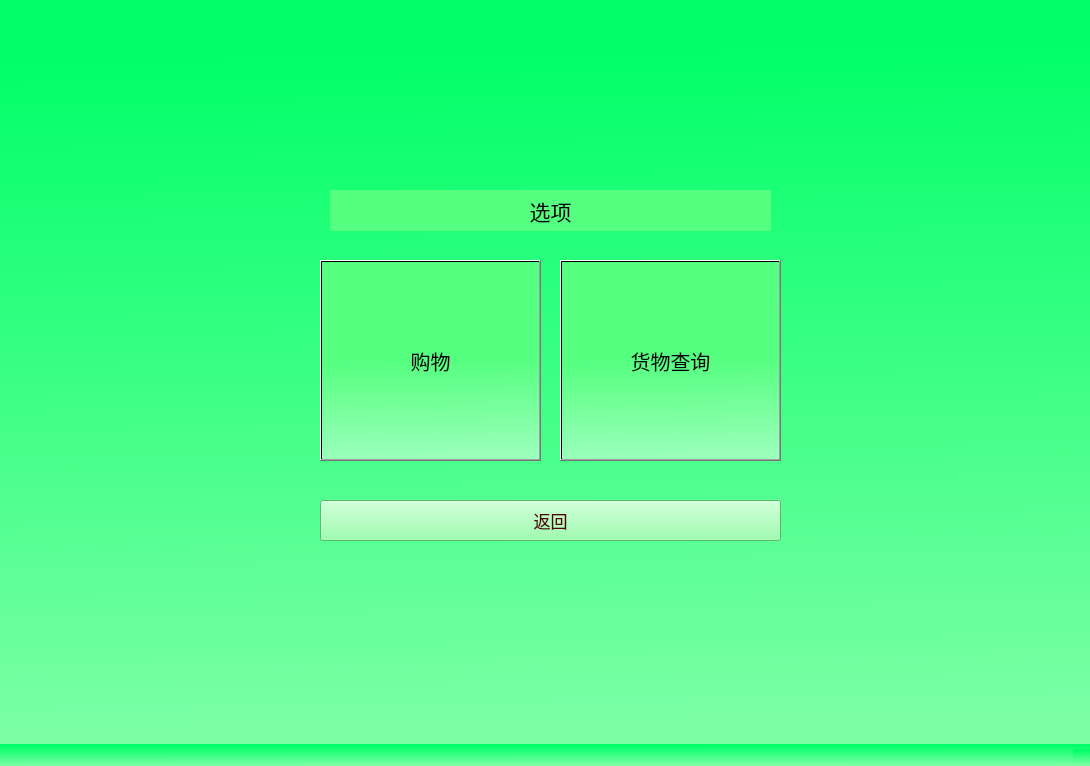
<?xml version="1.0" encoding="UTF-8"?>
<ui version="4.0">
 <class>StaffWindow</class>
 <widget class="QMainWindow" name="StaffWindow">
  <property name="geometry">
   <rect>
    <x>0</x>
    <y>0</y>
    <width>1090</width>
    <height>766</height>
   </rect>
  </property>
  <property name="font">
   <font>
    <pointsize>10</pointsize>
   </font>
  </property>
  <property name="windowTitle">
   <string>MainWindow</string>
  </property>
  <property name="styleSheet">
   <string notr="true">background-color:
qlineargradient(spread:pad, x1:0.502, y1:0.0611111, x2:0.527155, y2:1, stop:0 rgba(0, 255, 104, 255), stop:0.971014 rgba(123, 255, 165, 255))
</string>
  </property>
  <widget class="QWidget" name="centralwidget">
   <widget class="QPushButton" name="inquireButtnon">
    <property name="geometry">
     <rect>
      <x>560</x>
      <y>260</y>
      <width>221</width>
      <height>201</height>
     </rect>
    </property>
    <property name="font">
     <font>
      <family>思源宋体 CN</family>
      <pointsize>15</pointsize>
     </font>
    </property>
    <property name="styleSheet">
     <string notr="true">background-color: qlineargradient(spread:pad, x1:0.483, y1:0, x2:0.502, y2:0.994318, stop:0.502415 rgba(85, 255, 127, 255), stop:1 rgba(155, 255, 188, 255));</string>
    </property>
    <property name="text">
     <string>货物查询</string>
    </property>
   </widget>
   <widget class="QPushButton" name="shoppingButton">
    <property name="geometry">
     <rect>
      <x>320</x>
      <y>260</y>
      <width>221</width>
      <height>201</height>
     </rect>
    </property>
    <property name="font">
     <font>
      <family>思源宋体 CN</family>
      <pointsize>15</pointsize>
     </font>
    </property>
    <property name="styleSheet">
     <string notr="true">background-color: qlineargradient(spread:pad, x1:0.483, y1:0, x2:0.502, y2:0.994318, stop:0.502415 rgba(85, 255, 127, 255), stop:1 rgba(155, 255, 188, 255));</string>
    </property>
    <property name="text">
     <string>购物</string>
    </property>
   </widget>
   <widget class="QLabel" name="label">
    <property name="geometry">
     <rect>
      <x>330</x>
      <y>190</y>
      <width>441</width>
      <height>41</height>
     </rect>
    </property>
    <property name="font">
     <font>
      <family>思源黑体 CN</family>
      <pointsize>16</pointsize>
     </font>
    </property>
    <property name="styleSheet">
     <string notr="true">background-color: rgb(85, 255, 127);
border-color: rgb(0, 0, 0);</string>
    </property>
    <property name="text">
     <string>选项</string>
    </property>
    <property name="alignment">
     <set>Qt::AlignmentFlag::AlignCenter</set>
    </property>
   </widget>
   <widget class="QPushButton" name="pushButton">
    <property name="geometry">
     <rect>
      <x>320</x>
      <y>500</y>
      <width>461</width>
      <height>41</height>
     </rect>
    </property>
    <property name="font">
     <font>
      <family>思源黑体 CN</family>
      <pointsize>13</pointsize>
     </font>
    </property>
    <property name="styleSheet">
     <string notr="true">color: rgb(85, 0, 0);
background-color: rgb(129, 255, 154);</string>
    </property>
    <property name="text">
     <string>返回</string>
    </property>
   </widget>
  </widget>
  <widget class="QMenuBar" name="menubar">
   <property name="geometry">
    <rect>
     <x>0</x>
     <y>0</y>
     <width>1090</width>
     <height>25</height>
    </rect>
   </property>
  </widget>
  <widget class="QStatusBar" name="statusbar"/>
 </widget>
 <resources/>
 <connections/>
</ui>
